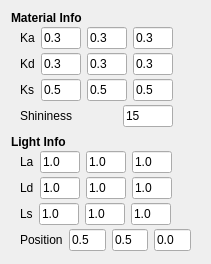
<?xml version="1.0" encoding="UTF-8"?>
<ui version="4.0">
 <class>PhongConfig</class>
 <widget class="QWidget" name="PhongConfig">
  <property name="geometry">
   <rect>
    <x>0</x>
    <y>0</y>
    <width>211</width>
    <height>242</height>
   </rect>
  </property>
  <property name="windowTitle">
   <string>Form</string>
  </property>
  <layout class="QVBoxLayout" name="verticalLayout">
   <item>
    <widget class="QWidget" name="widget_2" native="true">
     <property name="sizePolicy">
      <sizepolicy hsizetype="Maximum" vsizetype="Maximum">
       <horstretch>0</horstretch>
       <verstretch>0</verstretch>
      </sizepolicy>
     </property>
     <layout class="QVBoxLayout" name="verticalLayout_2">
      <property name="spacing">
       <number>0</number>
      </property>
      <property name="margin">
       <number>0</number>
      </property>
      <item>
       <widget class="QLabel" name="label_2">
        <property name="sizePolicy">
         <sizepolicy hsizetype="Maximum" vsizetype="Maximum">
          <horstretch>0</horstretch>
          <verstretch>0</verstretch>
         </sizepolicy>
        </property>
        <property name="font">
         <font>
          <weight>75</weight>
          <bold>true</bold>
         </font>
        </property>
        <property name="text">
         <string>Material Info</string>
        </property>
       </widget>
      </item>
      <item>
       <widget class="QWidget" name="widget" native="true">
        <layout class="QHBoxLayout" name="horizontalLayout">
         <property name="topMargin">
          <number>2</number>
         </property>
         <property name="bottomMargin">
          <number>2</number>
         </property>
         <item>
          <widget class="QLabel" name="label">
           <property name="text">
            <string>Ka</string>
           </property>
          </widget>
         </item>
         <item>
          <widget class="QLineEdit" name="lineEdit_ka_r">
           <property name="maximumSize">
            <size>
             <width>40</width>
             <height>16777215</height>
            </size>
           </property>
           <property name="text">
            <string>0.3</string>
           </property>
          </widget>
         </item>
         <item>
          <widget class="QLineEdit" name="lineEdit_ka_g">
           <property name="maximumSize">
            <size>
             <width>40</width>
             <height>16777215</height>
            </size>
           </property>
           <property name="text">
            <string>0.3</string>
           </property>
          </widget>
         </item>
         <item>
          <widget class="QLineEdit" name="lineEdit_ka_b">
           <property name="maximumSize">
            <size>
             <width>40</width>
             <height>16777215</height>
            </size>
           </property>
           <property name="text">
            <string>0.3</string>
           </property>
          </widget>
         </item>
        </layout>
       </widget>
      </item>
      <item>
       <widget class="QWidget" name="widget_4" native="true">
        <layout class="QHBoxLayout" name="horizontalLayout_2">
         <property name="topMargin">
          <number>2</number>
         </property>
         <property name="bottomMargin">
          <number>2</number>
         </property>
         <item>
          <widget class="QLabel" name="label_3">
           <property name="text">
            <string>Kd</string>
           </property>
          </widget>
         </item>
         <item>
          <widget class="QLineEdit" name="lineEdit_kd_r">
           <property name="maximumSize">
            <size>
             <width>40</width>
             <height>16777215</height>
            </size>
           </property>
           <property name="text">
            <string>0.3</string>
           </property>
          </widget>
         </item>
         <item>
          <widget class="QLineEdit" name="lineEdit_kd_g">
           <property name="maximumSize">
            <size>
             <width>40</width>
             <height>16777215</height>
            </size>
           </property>
           <property name="text">
            <string>0.3</string>
           </property>
          </widget>
         </item>
         <item>
          <widget class="QLineEdit" name="lineEdit_kd_b">
           <property name="maximumSize">
            <size>
             <width>40</width>
             <height>16777215</height>
            </size>
           </property>
           <property name="text">
            <string>0.3</string>
           </property>
          </widget>
         </item>
        </layout>
       </widget>
      </item>
      <item>
       <widget class="QWidget" name="widget_5" native="true">
        <layout class="QHBoxLayout" name="horizontalLayout_3">
         <property name="topMargin">
          <number>2</number>
         </property>
         <property name="bottomMargin">
          <number>2</number>
         </property>
         <item>
          <widget class="QLabel" name="label_4">
           <property name="text">
            <string>Ks</string>
           </property>
          </widget>
         </item>
         <item>
          <widget class="QLineEdit" name="lineEdit_ks_r">
           <property name="maximumSize">
            <size>
             <width>40</width>
             <height>16777215</height>
            </size>
           </property>
           <property name="text">
            <string>0.5</string>
           </property>
          </widget>
         </item>
         <item>
          <widget class="QLineEdit" name="lineEdit_ks_g">
           <property name="maximumSize">
            <size>
             <width>40</width>
             <height>16777215</height>
            </size>
           </property>
           <property name="text">
            <string>0.5</string>
           </property>
          </widget>
         </item>
         <item>
          <widget class="QLineEdit" name="lineEdit_ks_b">
           <property name="maximumSize">
            <size>
             <width>40</width>
             <height>16777215</height>
            </size>
           </property>
           <property name="text">
            <string>0.5</string>
           </property>
          </widget>
         </item>
        </layout>
       </widget>
      </item>
      <item>
       <widget class="QWidget" name="widget_6" native="true">
        <layout class="QHBoxLayout" name="horizontalLayout_4">
         <property name="topMargin">
          <number>2</number>
         </property>
         <property name="bottomMargin">
          <number>2</number>
         </property>
         <item>
          <widget class="QLabel" name="label_5">
           <property name="text">
            <string>Shininess</string>
           </property>
          </widget>
         </item>
         <item>
          <widget class="QLineEdit" name="lineEdit_shininess">
           <property name="maximumSize">
            <size>
             <width>50</width>
             <height>16777215</height>
            </size>
           </property>
           <property name="text">
            <string>15</string>
           </property>
          </widget>
         </item>
        </layout>
       </widget>
      </item>
     </layout>
    </widget>
   </item>
   <item>
    <widget class="QWidget" name="widget_7" native="true">
     <property name="sizePolicy">
      <sizepolicy hsizetype="Maximum" vsizetype="Maximum">
       <horstretch>0</horstretch>
       <verstretch>0</verstretch>
      </sizepolicy>
     </property>
     <layout class="QVBoxLayout" name="verticalLayout_3">
      <property name="spacing">
       <number>0</number>
      </property>
      <property name="margin">
       <number>0</number>
      </property>
      <item>
       <widget class="QLabel" name="label_6">
        <property name="sizePolicy">
         <sizepolicy hsizetype="Maximum" vsizetype="Maximum">
          <horstretch>0</horstretch>
          <verstretch>0</verstretch>
         </sizepolicy>
        </property>
        <property name="font">
         <font>
          <weight>75</weight>
          <bold>true</bold>
         </font>
        </property>
        <property name="text">
         <string>Light Info</string>
        </property>
       </widget>
      </item>
      <item>
       <widget class="QWidget" name="widget_8" native="true">
        <property name="sizePolicy">
         <sizepolicy hsizetype="Maximum" vsizetype="Maximum">
          <horstretch>0</horstretch>
          <verstretch>0</verstretch>
         </sizepolicy>
        </property>
        <layout class="QHBoxLayout" name="horizontalLayout_5">
         <property name="topMargin">
          <number>2</number>
         </property>
         <property name="bottomMargin">
          <number>2</number>
         </property>
         <item>
          <widget class="QLabel" name="label_7">
           <property name="text">
            <string>La</string>
           </property>
          </widget>
         </item>
         <item>
          <widget class="QLineEdit" name="lineEdit_la_r">
           <property name="maximumSize">
            <size>
             <width>40</width>
             <height>16777215</height>
            </size>
           </property>
           <property name="text">
            <string>1.0</string>
           </property>
          </widget>
         </item>
         <item>
          <widget class="QLineEdit" name="lineEdit_la_g">
           <property name="maximumSize">
            <size>
             <width>40</width>
             <height>16777215</height>
            </size>
           </property>
           <property name="text">
            <string>1.0</string>
           </property>
          </widget>
         </item>
         <item>
          <widget class="QLineEdit" name="lineEdit_la_b">
           <property name="maximumSize">
            <size>
             <width>40</width>
             <height>16777215</height>
            </size>
           </property>
           <property name="text">
            <string>1.0</string>
           </property>
          </widget>
         </item>
        </layout>
       </widget>
      </item>
      <item>
       <widget class="QWidget" name="widget_9" native="true">
        <property name="sizePolicy">
         <sizepolicy hsizetype="Maximum" vsizetype="Maximum">
          <horstretch>0</horstretch>
          <verstretch>0</verstretch>
         </sizepolicy>
        </property>
        <layout class="QHBoxLayout" name="horizontalLayout_6">
         <property name="topMargin">
          <number>2</number>
         </property>
         <property name="bottomMargin">
          <number>2</number>
         </property>
         <item>
          <widget class="QLabel" name="label_8">
           <property name="text">
            <string>Ld</string>
           </property>
          </widget>
         </item>
         <item>
          <widget class="QLineEdit" name="lineEdit_ld_r">
           <property name="maximumSize">
            <size>
             <width>40</width>
             <height>16777215</height>
            </size>
           </property>
           <property name="text">
            <string>1.0</string>
           </property>
          </widget>
         </item>
         <item>
          <widget class="QLineEdit" name="lineEdit_ld_g">
           <property name="maximumSize">
            <size>
             <width>40</width>
             <height>16777215</height>
            </size>
           </property>
           <property name="text">
            <string>1.0</string>
           </property>
          </widget>
         </item>
         <item>
          <widget class="QLineEdit" name="lineEdit_ld_b">
           <property name="maximumSize">
            <size>
             <width>40</width>
             <height>16777215</height>
            </size>
           </property>
           <property name="text">
            <string>1.0</string>
           </property>
          </widget>
         </item>
        </layout>
       </widget>
      </item>
      <item>
       <widget class="QWidget" name="widget_10" native="true">
        <property name="sizePolicy">
         <sizepolicy hsizetype="Maximum" vsizetype="Maximum">
          <horstretch>0</horstretch>
          <verstretch>0</verstretch>
         </sizepolicy>
        </property>
        <layout class="QHBoxLayout" name="horizontalLayout_7">
         <property name="leftMargin">
          <number>9</number>
         </property>
         <property name="topMargin">
          <number>2</number>
         </property>
         <property name="bottomMargin">
          <number>2</number>
         </property>
         <item>
          <widget class="QLabel" name="label_9">
           <property name="text">
            <string>Ls</string>
           </property>
          </widget>
         </item>
         <item>
          <widget class="QLineEdit" name="lineEdit_ls_r">
           <property name="maximumSize">
            <size>
             <width>40</width>
             <height>16777215</height>
            </size>
           </property>
           <property name="text">
            <string>1.0</string>
           </property>
          </widget>
         </item>
         <item>
          <widget class="QLineEdit" name="lineEdit_ls_g">
           <property name="maximumSize">
            <size>
             <width>40</width>
             <height>16777215</height>
            </size>
           </property>
           <property name="text">
            <string>1.0</string>
           </property>
          </widget>
         </item>
         <item>
          <widget class="QLineEdit" name="lineEdit_ls_b">
           <property name="maximumSize">
            <size>
             <width>40</width>
             <height>16777215</height>
            </size>
           </property>
           <property name="text">
            <string>1.0</string>
           </property>
          </widget>
         </item>
        </layout>
       </widget>
      </item>
      <item>
       <widget class="QWidget" name="widget_11" native="true">
        <property name="sizePolicy">
         <sizepolicy hsizetype="Maximum" vsizetype="Maximum">
          <horstretch>0</horstretch>
          <verstretch>0</verstretch>
         </sizepolicy>
        </property>
        <layout class="QHBoxLayout" name="horizontalLayout_8">
         <property name="topMargin">
          <number>2</number>
         </property>
         <property name="bottomMargin">
          <number>2</number>
         </property>
         <item>
          <widget class="QLabel" name="label_10">
           <property name="text">
            <string>Position</string>
           </property>
          </widget>
         </item>
         <item>
          <widget class="QLineEdit" name="lineEdit_position_r">
           <property name="maximumSize">
            <size>
             <width>40</width>
             <height>16777215</height>
            </size>
           </property>
           <property name="text">
            <string>0.5</string>
           </property>
          </widget>
         </item>
         <item>
          <widget class="QLineEdit" name="lineEdit_position_g">
           <property name="maximumSize">
            <size>
             <width>40</width>
             <height>16777215</height>
            </size>
           </property>
           <property name="text">
            <string>0.5</string>
           </property>
          </widget>
         </item>
         <item>
          <widget class="QLineEdit" name="lineEdit_position_b">
           <property name="maximumSize">
            <size>
             <width>40</width>
             <height>16777215</height>
            </size>
           </property>
           <property name="text">
            <string>0.0</string>
           </property>
          </widget>
         </item>
        </layout>
       </widget>
      </item>
     </layout>
    </widget>
   </item>
  </layout>
 </widget>
 <resources/>
 <connections/>
</ui>
